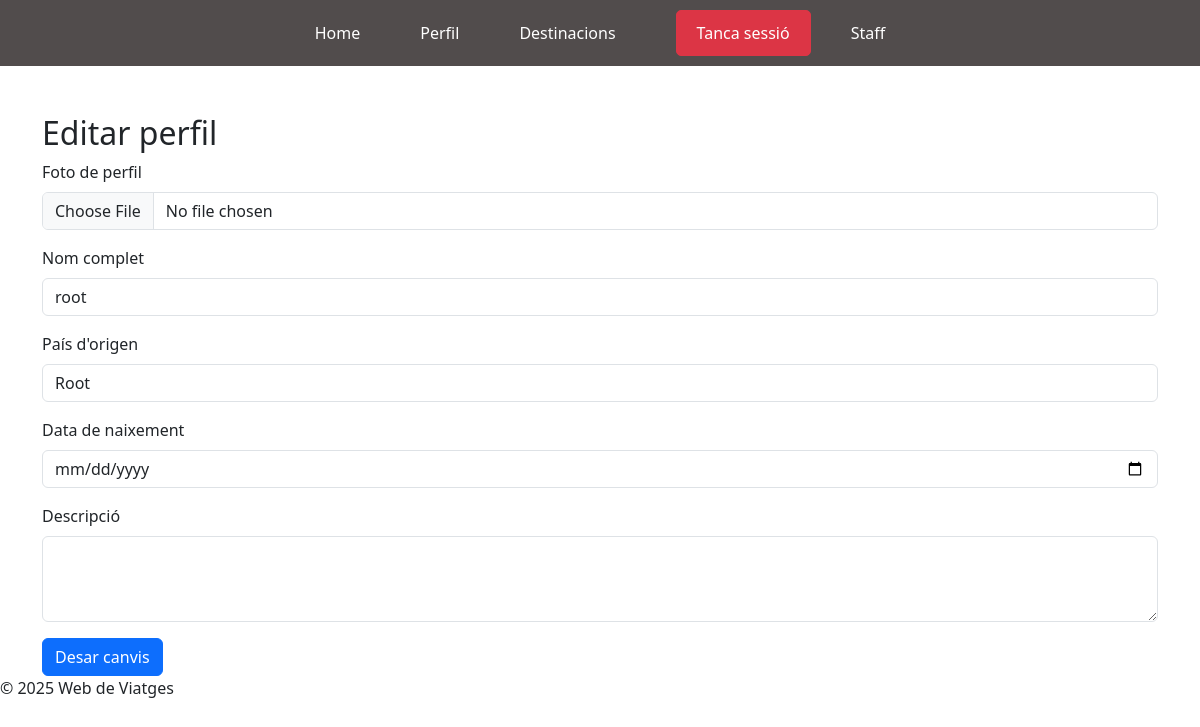
/accounts/editar_perfil (signed in), run on an earlier commit of the app's database.
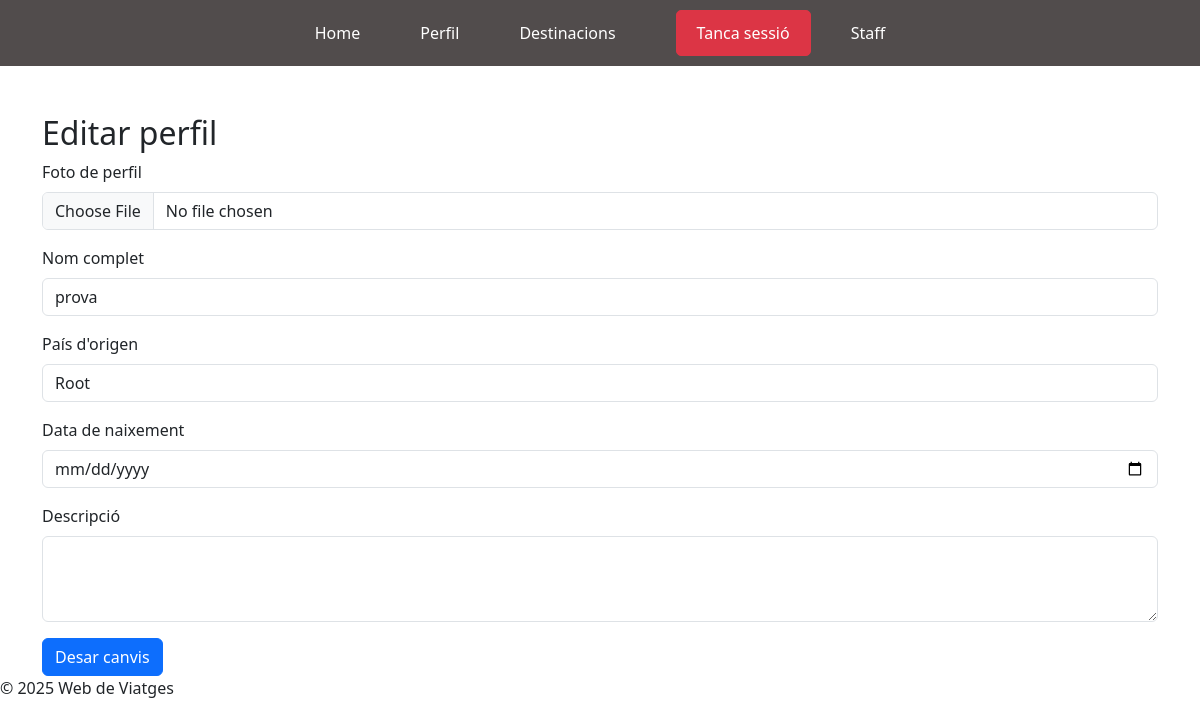
And on a later commit of the database.
### accounts/models.py (models this page shows, shortened)
class PerfilUsuari(models.Model):
    usuari = models.OneToOneField(User, on_delete=models.CASCADE, related_name="perfil")
    avatar = models.ImageField(upload_to='avatars/', blank=True, null=True)
    descripcion = models.TextField(blank=True, null=True)
    nom_complet = models.CharField(max_length=200, blank=True, null=True)  #
    pais_origen = models.CharField(max_length=100, blank=True, null=True)
    data_naixement = models.DateField(blank=True, null=True)

### accounts/views.py (the view)
# urls.py: path('editar_perfil', views.editar_perfil, name='editar_perfil'),
@login_required
def editar_perfil(request):
    perfil = get_object_or_404(PerfilUsuari, usuari=request.user)
    if request.method == 'POST':
        form = PerfilUsuariForm(request.POST, request.FILES, instance=perfil)
        if form.is_valid():
            form.save()
            return redirect('profile')
    else:
        form = PerfilUsuariForm(instance=perfil)
    return render(request, 'editar_perfil.html', {'form': form})

### accounts/forms.py
class PerfilUsuariForm(forms.ModelForm):
    class Meta:
        model = PerfilUsuari
        fields = ['avatar', 'descripcion', 'nom_complet', 'pais_origen', 'data_naixement']
        labels = {
            'avatar': 'Foto de perfil',
            'descripcion': 'Descripció',
            'nom_complet': 'Nom complet',
            'pais_origen': 'País d\'origen',
            'data_naixement': 'Data de naixement',
        }
        help_texts = {
            'avatar': 'Pots pujar una imatge per al teu perfil.',
            'descripcion': 'Afegeix una breu descripció sobre tu.',
            'nom_complet': 'Escriviu el vostre nom complet.',
            'pais_origen': 'Indiqueu el vostre país d\'origen.',
            'data_naixement': 'Introdueix la teva data de naixement.',
        }

### accounts/templates/editar_perfil.html (shortened to what this page needs)
{% extends "base.html" %}
{% block content %}
<div class="container mt-5">
    <h2>Editar perfil</h2>
    <form method="POST" enctype="multipart/form-data">
        <div class="mb-3">
            <label for="id_avatar" class="form-label">Foto de perfil</label>
            <input type="file" class="form-control" id="id_avatar" name="avatar" accept="image/*">
        </div>
        <div class="mb-3">
            <label for="id_nom_complet" class="form-label">Nom complet</label>
            <input type="text" class="form-control" id="id_nom_complet" name="nom_complet" value="{{ form.nom_complet.value }}">
        </div>
        <div class="mb-3">
            <label for="id_pais_origen" class="form-label">País d'origen</label>
            <input type="text" class="form-control" id="id_pais_origen" name="pais_origen" value="{{ form.pais_origen.value }}">
        </div>
        <div class="mb-3">
            <label for="id_data_naixement" class="form-label">Data de naixement</label>
            <input type="date" class="form-control" id="id_data_naixement" name="data_naixement" value="{{ form.data_naixement.value }}">
        </div>
        <div class="mb-3">
            <label for="id_descripcion" class="form-label">Descripció</label>
            <textarea class="form-control" id="id_descripcion" name="descripcion" rows="3">{{ form.descripcion.value }}</textarea>
        </div>
        <button type="submit" class="btn btn-primary">Desar canvis</button>
    </form>
</div>
{% endblock %}

What changed in the data, as far as the page shows it:
changed PerfilUsuari "Root": nom_complet "root" → "prova"
